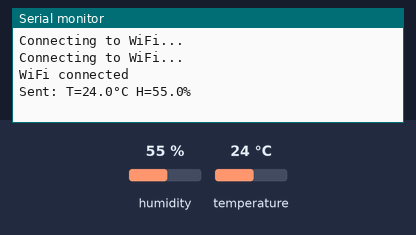
A program run on a simulated ESP32-S3. On the bench: the last lines printed to the serial monitor. The inputs (shaded band) are chosen by the test bench; at power-on: humidity 55 %, temperature 24 °C. WiFi joins after 1.5 s; servers stay silent unless stated; uploads are accepted with an empty reply.

Above: at 3.2 s.
3.3 s: humidity set to 22 %
10.9 s: temperature set to 12 °C
At 23.6 s:
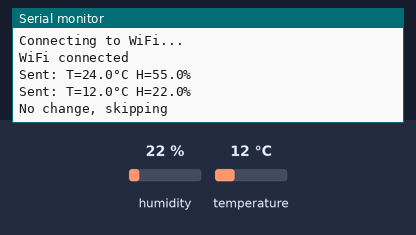
23.9 s: humidity set to 40 %
At 33.1 s:
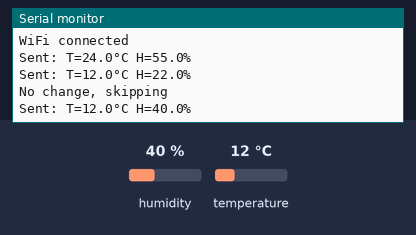

Measured:
- after the input at 10.9 s, the serial monitor: prints a new line after 1.5 s (image 1)
- after the input at 23.9 s, the serial monitor: prints a new line after 8.7 s (image 2)

The program:

main.cpp
```cpp
#include <Arduino.h>
#include <WiFi.h>
#include <HTTPClient.h>
#include <DHT.h>
#include <ArduinoJson.h>

#define DHT_PIN 38
#define DHT_TYPE DHT22
DHT dht(DHT_PIN, DHT_TYPE);

const char* ssid = "YOUR_WIFI_SSID";
const char* password = "YOUR_WIFI_PASSWORD";
const char* serverUrl = "https://YOUR_VERCEL_APP.vercel.app/api/sensor";  // Replace with deployed URL

float lastTemp = -999, lastHumid = -999;

void setup() {
    Serial.begin(115200);
    dht.begin();
    WiFi.begin(ssid, password);
    while (WiFi.status() != WL_CONNECTED) {
        delay(1000);
        Serial.println("Connecting to WiFi...");
    }
    Serial.println("WiFi connected");
}

void loop() {
    float temp = dht.readTemperature();
    float humid = dht.readHumidity();

    if (isnan(temp) || isnan(humid)) {
        Serial.println("Failed to read from DHT");
        delay(2000);
        return;
    }

    // Send only if changed
    if (abs(temp - lastTemp) >= 0.2 || abs(humid - lastHumid) >= 1) {
        HTTPClient http;
        http.begin(serverUrl);
        http.addHeader("Content-Type", "application/json");

        DynamicJsonDocument doc(200);
        doc["temp"] = temp;
        doc["humid"] = humid;
        String payload;
        serializeJson(doc, payload);

        int httpCode = http.POST(payload);
        if (httpCode == 200) {
            Serial.printf("Sent: T=%.1f°C H=%.1f%%\n", temp, humid);
            lastTemp = temp;
            lastHumid = humid;
        } else {
            Serial.printf("HTTP error: %d\n", httpCode);
        }
        http.end();
    } else {
        Serial.println("No change, skipping");
    }

    delay(10000);  // Read every 10s
}
```
